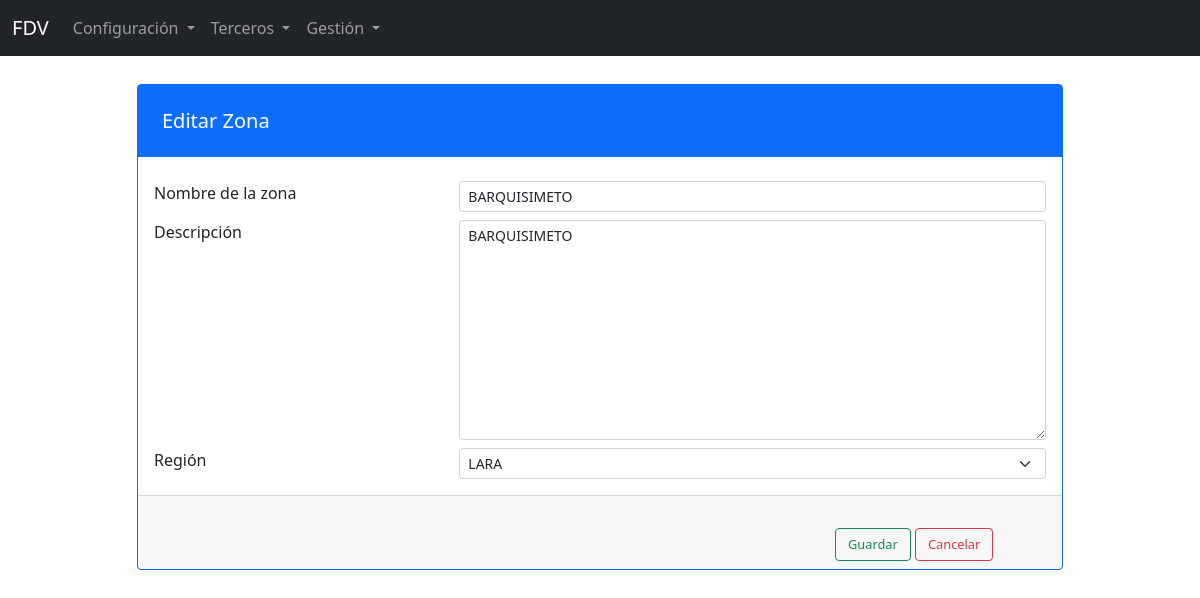
Page /base/zona/edit/1 on the committed database.
### apps/base/models.py (models this page shows, shortened)
class Zona(models.Model):
    id = models.BigAutoField(primary_key=True)
    nombre = models.CharField(verbose_name="Zona", max_length=50, null=False, blank=False)
    descripcion = models.TextField(verbose_name="Descripción")
    region = models.ForeignKey(Region, on_delete=models.PROTECT, verbose_name="Región")
    created_at = models.DateTimeField(auto_now=True)
    updated_at = models.DateTimeField(auto_now_add=True)
    class Meta:
        db_table = "zonas"
        verbose_name = "Zona"
        verbose_name_plural = "Zonas"
        ordering = ["region", "nombre"]

### apps/base/views.py (the view)
# urls.py: path('zona/edit/<int:pk>', ZonaEdit.as_view(), name='zona-edit'),
class ZonaEdit(UpdateView):
    model = Zona
    template_name = 'base/zona/zona_create.html'
    form_class = ZonaForm
    success_url = reverse_lazy('base:zona-index')
    def get_context_data(self, **kwargs):
        context = super(UpdateView, self).get_context_data(**kwargs)
        context['titulo'] = 'Zona|Editar'
        context['titulo_pagina'] = 'Editar Zona'
        return context

### apps/base/forms.py
class ZonaForm(forms.ModelForm):
    class Meta:
        model = Zona
        fields = ["nombre", "descripcion", "region"]
        labels = {
            'nombre': 'Nombre de la zona',
            'descripcion': 'Descripción',
            'region':  'Región',
        }
        widgets = {
            'nombre': forms.TextInput(
                attrs = {
                    'class': 'form-control form-control-sm mb-2',
                    'placeholder': 'Ingrese el nombre de la zona',
                    'id': 'nombre'
                }
            ),
            'descripcion': forms.Textarea(
                attrs = {
                    'class': 'form-control form-control-sm mb-2',
                    'placeholder': 'Agregue una descripción',
                    'id': 'descripcion',
                }
            ),
            'region': forms.Select(
                attrs = {
                    'class': 'form-select form-select-sm',
                    'placeholder': 'Seleccione region',
                    'id': 'region'
                }
            )
        }

### apps/base/models.py (called while the page is built)
    def __str__(self):
        return "%s" % (self.nombre)

### templates/base/zona/zona_create.html (shortened to what this page needs)
{% extends 'layouts/layout.html' %}
{% load static %}
{% block content %}
<div class="container">
    <div class="row">
        <div class="col-sm-10 offset-sm-1 col-md-10 offset-md-1">
          <br>
          <div class="card border-primary">
            <div class="card-title text-white bg-primary">
              <h5 class="text-left m-4">{{ titulo_pagina  }}</h5>
            </div>
            <form method="POST">
                <div class="card-body">
                  <div class="row form-group">
                      <div class="col-sm-12 col-md-3">
                        {{ form.nombre.label }}
                      </div>
                      <div class="col-sm-12 offset-md-1 col-md-8">
                          {{ form.nombre }}
                      </div>
                  </div>
                  <div class="row form-group">
                      <div class="col-sm-12 col-md-3">
                        {{ form.descripcion.label }}
                      </div>
                      <div class="col-sm-12 offset-md-1 col-md-8">
                        {{ form.descripcion }}
                      </div>
                  </div>
                  <div class="row form-group">
                      <div class="col-sm-12 col-md-3">
                        {{ form.region.label }}
                      </div>
                      <div class="col-sm-12 offset-md-1 col-md-8">
                        {{ form.region }}
                      </div>
                  </div>
                </div>
                <div class="card-footer">
                  <div class="row m-0 p-0 button-group">
                    <div class="col-sm-3 offset-sm-9">
                      <br>
                      <button type="submit" class="btn btn-outline-success fs-7">Guardar</button>
                      <a href="{% url 'base:zona-index' %}"><button type="button" class="btn btn-outline-danger fs-7">Cancelar</button></a>
                    </div>
                  </div>
                </div>
            </form>
          </div>
        </div>
    </div>
</div>
{% endblock content %}

### static/css/app.css (style rules this page uses)
body { padding-top: 60px !important; }
.fs-7 { font-size: 0.8rem; }

### rows in the picture
Zona: nombre "BARQUISIMETO", descripcion "BARQUISIMETO", region "LARA"

### other values in the picture
{{ titulo_pagina }} "Editar Zona"
